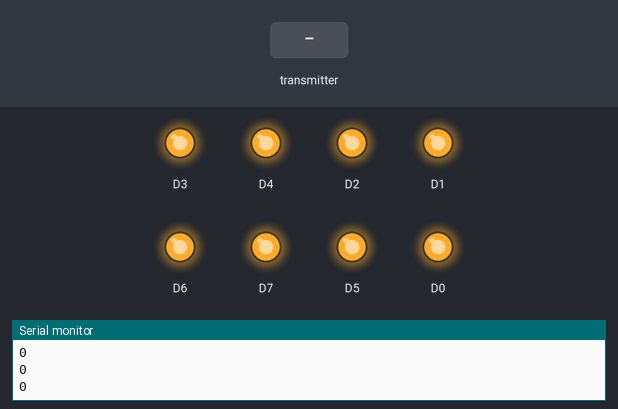
Bench run of a sketch on a simulated ESP8266 (NodeMCU). On the bench: output pins drawn as LEDs (lit = HIGH), the last lines printed to the serial monitor. The test bench sets the inputs (shaded band).

Above: at 1.2 s.
1.3 s: the transmitter starts sending d1 = 25
At 2.3 s:
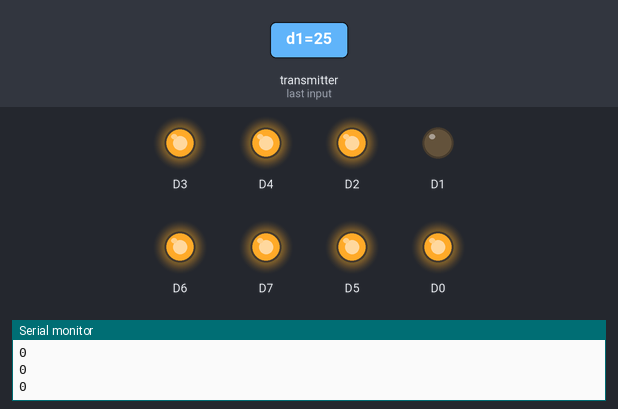
2.8 s: the transmitter starts sending d5 = 25
At 3.7 s:
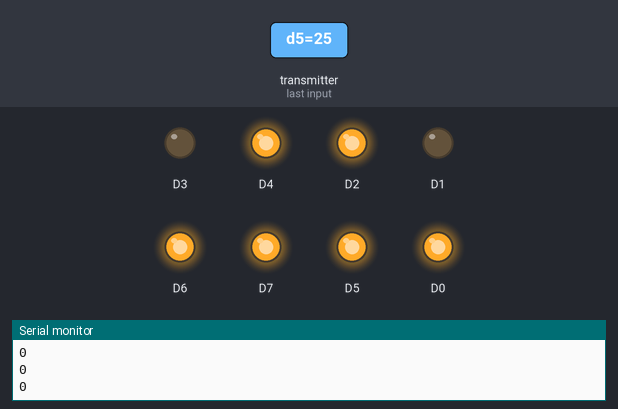
4.3 s: the transmitter starts sending d1 = 0
At 6.4 s:
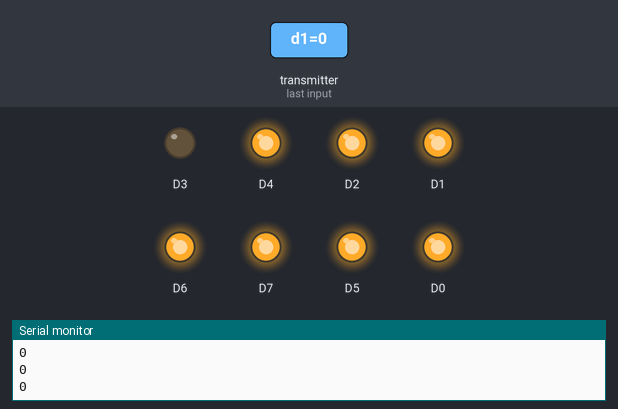
7.3 s: the transmitter starts sending d2 = 25
At 8.2 s:
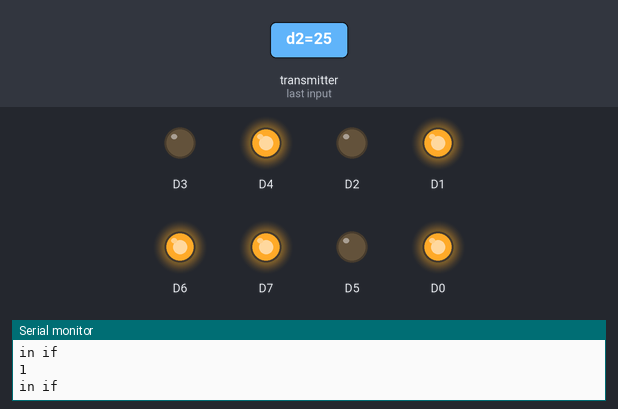
9.3 s: the transmitter starts sending d2 = 0
At 12.0 s:
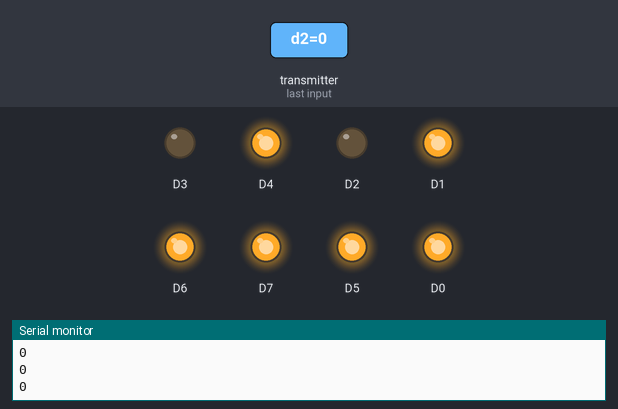
12.3 s: the transmitter starts sending d3 = 25
At 14.3 s:
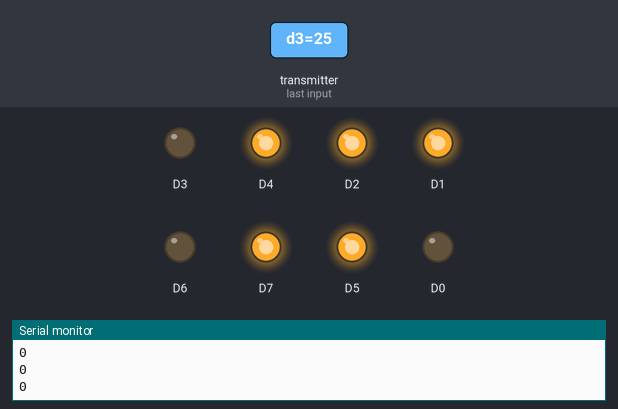
Timing chart, 0 to 29.9 s (numbered marks = the images above; inputs shaded):
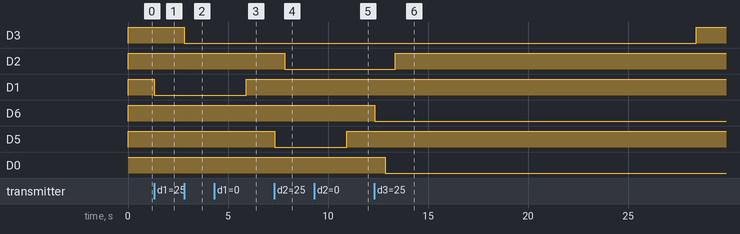

The sketch:

RX_PultDoors_ESP8862.ino
```cpp
#include <ESP8266WiFi.h>
#include <espnow.h>

#define OPEN_DOOR_TIME 2000
#define SMOKE_TIME 5000
#define DEUTCH_SHOOT_TIME 25000
#define WIN_TIME 3000
#define SHOOT_TIME 5000

//Таймеры дверей
bool func1;
bool func2;
bool func3;
bool func4;

bool allButtonsFlag;
bool buttonFlag5;
bool isShiftClick;

unsigned long buttonHoldTimer;
unsigned long smokeTimer;
unsigned long shiftOffTimer;
unsigned long shootingTimer;
unsigned long deutchlandShootingTimer;
unsigned long winTimer;

unsigned long doorTimer1;
unsigned long doorTimer2;
unsigned long doorTimer3;
unsigned long doorTimer4;
unsigned long doorTimer5;

// ЗАМЕНИТЕ МАС-АДРЕС платы, на которую отправляем данные.
uint8_t broadcastAddress[] = {0x58, 0xBF, 0x25, 0xDA, 0x59, 0xA9};

// Вводим переменные для хранения отправляемых данных
float door1;
float door2;
float door3;
float door4;
float door5;

// Вводим переменные для хранения принимаемых данных
float incomingDoor1;
float incomingDoor2;
float incomingDoor3;
float incomingDoor4;
float incomingDoor5;

bool isRecieve;

// Переменная для хранения состояния отправки
String success;

typedef struct struct_message {
  float d1;
  float d2;
  float d3;
  float d4;
  float d5;
} struct_message;

// Создаем переменную для хранения отправляемого сообщения
struct_message AgentDoorConditions;

// То же, но для принимаемого сообщения
struct_message incomingReadings;

int timerOff = 20000; // таймер самоотключения

// Callback-функция для получения состояния отправки
void OnDataSent(uint8_t *mac_addr, uint8_t sendStatus) {
  Serial.print("Last Packet Send Status: ");

  if (sendStatus == 0) {
    Serial.println("Delivery success");
  }
  else {
    Serial.println("Delivery fail");
  }
}

// То же, для индикации состояния приема данных
void OnDataRecv(uint8_t * mac, uint8_t *incomingData, uint8_t len) {
  memcpy(&incomingReadings, incomingData, sizeof(incomingReadings));
  //Serial.print("Bytes received: ");
  //Serial.println(len);
  isRecieve = 1;
  incomingDoor1 = incomingReadings.d1;
  incomingDoor2 = incomingReadings.d2;
  incomingDoor3 = incomingReadings.d3;
  incomingDoor4 = incomingReadings.d4;
  incomingDoor5 = incomingReadings.d5;
}

void getReadings() {
  // Снимаем значения кнопок дерей
  door1 = digitalRead(D1);
  door2 = digitalRead(D2);
  door3 = digitalRead(D5);
  door4 = digitalRead(D6);
  door5 = digitalRead(D7);
}

void printIncomingReadings() {
  // Отображаем показания в мониторе порта
  Serial.println("INCOMING READINGS");
  Serial.print("Door1 condition: ");
  Serial.print(incomingDoor1);
  Serial.println(" !");
  Serial.print("Door 2 condition: ");
  Serial.print(incomingDoor2);
  Serial.println(" !");
}

void setup() {
  pinMode(D4, OUTPUT);
  pinMode(D3, OUTPUT);

  pinMode(D0, OUTPUT);
  pinMode(D1, OUTPUT);
  pinMode(D2, OUTPUT);
  pinMode(D5, OUTPUT);
  pinMode(D6, OUTPUT);
  pinMode(D7, OUTPUT);

  digitalWrite(D0, HIGH);
  digitalWrite(D1, HIGH);
  digitalWrite(D2, HIGH);
  digitalWrite(D3, HIGH);
  digitalWrite(D4 , HIGH);
  digitalWrite(D5, HIGH);
  digitalWrite(D6, HIGH);
  digitalWrite(D7, HIGH);

  // Запускаем монитор порта
  Serial.begin(115200);
  // Выставляем режим работы Wi-Fi
  WiFi.mode(WIFI_STA);
  WiFi.disconnect();

  // Инициализируем протокол ESP-NOW
  if (esp_now_init() != 0) {
    Serial.println("Error initializing ESP-NOW");
    return;
  }

  // Указываем роль платы в сети
  esp_now_set_self_role(ESP_NOW_ROLE_COMBO);

  // Регистрируем callback-функцию для получения статуса отправки
  esp_now_register_send_cb(OnDataSent);

  // Регистрируем пиры
  esp_now_add_peer(broadcastAddress, ESP_NOW_ROLE_COMBO, 1, NULL, 0);

  // Регистрируем callback-функцию для получения статуса приема
  esp_now_register_recv_cb(OnDataRecv);
}

unsigned int switchClick(bool incomingDoor, uint8_t pin, unsigned int timer, int workTime)
{
  if (incomingDoor && allButtonsFlag)
  {
    digitalWrite(pin, LOW);
    timer = millis();
    Serial.println("Success 1");
    allButtonsFlag = 0;
  }
  if (millis() - timer > workTime && timer != 0)
  {
    Serial.println("Success 2");
    digitalWrite(pin, HIGH);
    timer = 0;

  }
  return timer;
}

void loop() {
  // printConditionDoors();

  if (!isRecieve)
  {
    incomingDoor1 = 0;
    incomingDoor2 = 0;
    incomingDoor3 = 0;
    incomingDoor4 = 0;
    incomingDoor5 = 0;
  }

  if (!incomingDoor5)
  {
    buttonFlag5 = true;
  }
  if (!incomingDoor1 && !incomingDoor2 && !incomingDoor3 && !incomingDoor4 && !incomingDoor5 && !allButtonsFlag)
  {
    allButtonsFlag = true;
  }

  if (incomingDoor5 && !isShiftClick && buttonFlag5 && shiftOffTimer == 0)
  {
    shiftOffTimer = millis();
    Serial.println("like");
    isShiftClick = true;
    buttonFlag5 = false;
  }
  Serial.println(isShiftClick);

  if (isShiftClick)
  {
    Serial.println("in if");
    func1 = incomingDoor1;
    func2 = incomingDoor2;
    func3 = incomingDoor3;
    func4 = incomingDoor4;
  }
  else
  {
    func1 = 0;
    func2 = 0;
    func3 = 0;
    func4 = 0;
    doorTimer1 = switchClick(incomingDoor1, D1, doorTimer1, OPEN_DOOR_TIME);
    doorTimer2 = switchClick(incomingDoor2, D5, doorTimer2, OPEN_DOOR_TIME);
    doorTimer3 = switchClick(incomingDoor3, D6, doorTimer3, OPEN_DOOR_TIME);
    doorTimer4 = switchClick(incomingDoor4, D7, doorTimer4, OPEN_DOOR_TIME);
  }
  deutchlandShootingTimer = switchClick(func1, D3, deutchlandShootingTimer, DEUTCH_SHOOT_TIME);
  smokeTimer = switchClick(func2, D2, smokeTimer, SMOKE_TIME);
  shootingTimer = switchClick(func3, D0, shootingTimer, SHOOT_TIME);
  winTimer = switchClick(func4, D4, winTimer, WIN_TIME);

  if ((incomingDoor1 || incomingDoor2 || incomingDoor3 || incomingDoor4 || incomingDoor5) && isShiftClick && buttonFlag5)
  {

    buttonFlag5 = false;
    Serial.println("off click");
    isShiftClick = false;
  }
  if (millis() - shiftOffTimer > 2000 && shiftOffTimer != 0)
  {
    shiftOffTimer = 0;
    isShiftClick = false;
  }

  isRecieve = 0;
  delay(100);
}
```

Measured:
- after the input at 1.3 s, D1: HIGH → LOW at once
- after the input at 2.8 s, D3: HIGH → LOW at once
- after the input at 4.3 s, D1: LOW → HIGH after 1.6 s
- after the input at 7.3 s, D2: HIGH → LOW after 0.53 s; D5: HIGH → LOW at once
- after the input at 9.3 s, D5: LOW → HIGH after 1.6 s
- after the input at 12.3 s, D6: HIGH → LOW after 0.05 s; D0: HIGH → LOW after 0.55 s
